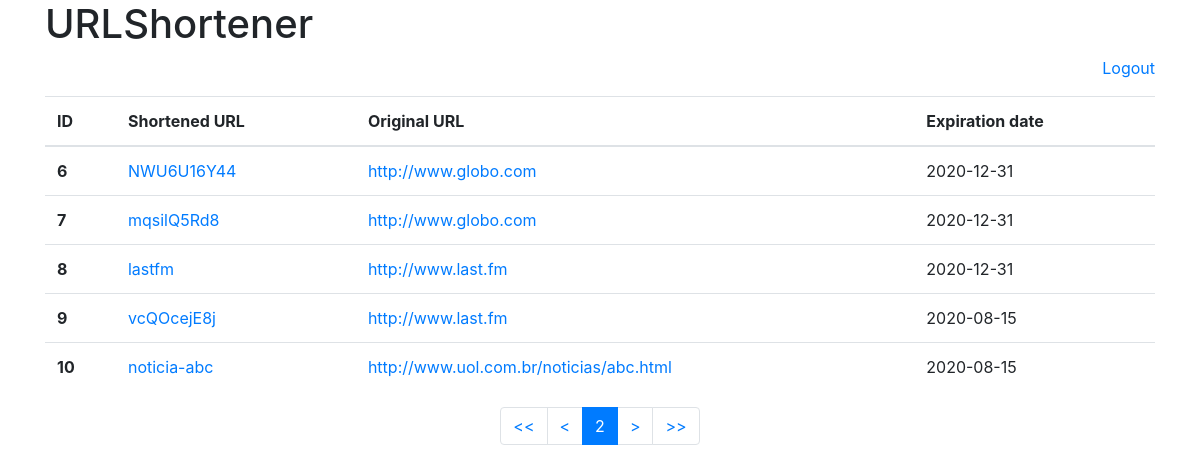
Screenshot of /?page=2&limit=5 (signed in) with the database file from the repository.
### models.py (models this page shows)
class URL(db.Model):
    __tablename__ = "url"
    id = db.Column(db.Integer, primary_key=True)
    shortened_url = db.Column(db.String(20), unique=True, nullable=False)
    original_url = db.Column(db.String(200), unique=False, nullable=False)
    expiration_date = db.Column(db.String(20), unique=False, nullable=False)

### application.py (the view)
@application.route('/', methods=['GET'])
def home():
    return routes.home()

### templates/home.html
{% extends "template.html" %}
{% set page_title = "Home" %}
{% set page_header = "URLShortener" %}
{% block content %}
<p class="float-right">
    <a href="{{ url_for('logout') }}">Logout</a>
</p>
<table class="table">
    <thead>
        <tr>
            <th scope="col">ID</th>
            <th scope="col">Shortened URL</th>
            <th scope="col">Original URL</th>
            <th scope="col">Expiration date</th>
        </tr>
    </thead>
    <tbody>
    {% for url in data['data'] %}
    <tr>
      <th scope="row">{{ url['id'] }}</th>
      <td><a href="{{ url['shortened_url'] }}" target="_blank">{{ url['shortened_url'] }}</a></td>
      <td><a href="{{ url['original_url'] }}" target="_blank">{{ url['original_url'] }}</a></td>
      <td>{{ url['expiration_date'] }}</td>
    </tr>
    {% endfor %}
    </tbody>
</table>
<nav>
  <ul class="pagination justify-content-center">
    {% if data['current'] > 1 %}
    <li class="page-item">
      <a class="page-link" href="{{ data['_links']['first'] }}">&lt;&lt;</a>
    </li>
    {% else %}
    <li class="page-item disabled">
      <a class="page-link" href="#">&lt;&lt;</a>
    </li>
    {% endif %}
    {% if 'prev' in data['_links'] %}
    <li class="page-item">
        <a class="page-link" href="{{ data['_links']['prev'] }}">&lt;</a>
    </li>
    {% else %}
    <li class="page-item disabled">
        <a class="page-link" href="#">&lt;</a>
    </li>
    {% endif %}
    <li class="page-item active">
      <a class="page-link" href="#">{{ data['current'] }} <span class="sr-only">/{{ data['total'] }}</span></a>
    </li>
    {% if 'next' in data['_links'] %}
    <li class="page-item">
        <a class="page-link" href="{{ data['_links']['next'] }}">&gt;</a>
    </li>
    {% else %}
    <li class="page-item disabled">
        <a class="page-link" href="#">&gt;</a>
    </li>
    {% endif %}
    {% if data['current'] < data['last'] %}
    <li class="page-item">
      <a class="page-link" href="{{ data['_links']['last'] }}">&gt;&gt;</a>
    </li>
    {% else %}
    <li class="page-item disabled">
        <a class="page-link" href="#">&gt;&gt;</a>
    </li>
    {% endif %}
  </ul>
</nav>
{% endblock %}

### rows the page displays
URL: id "6", shortened_url "NWU6U16Y44", original_url "http://www.globo.com", expiration_date "2020-12-31"
URL: id "7", shortened_url "mqsilQ5Rd8", original_url "http://www.globo.com", expiration_date "2020-12-31"
URL: id "8", shortened_url "lastfm", original_url "http://www.last.fm", expiration_date "2020-12-31"
URL: id "9", shortened_url "vcQOcejE8j", original_url "http://www.last.fm", expiration_date "2020-08-15"
URL: id "10", shortened_url "noticia-abc", original_url "http://www.uol.com.br/noticias/abc.html", expiration_date "2020-08-15"

### other values shown
{{ page_header }} "URLShortener"
{{ data['current'] }} "2"
